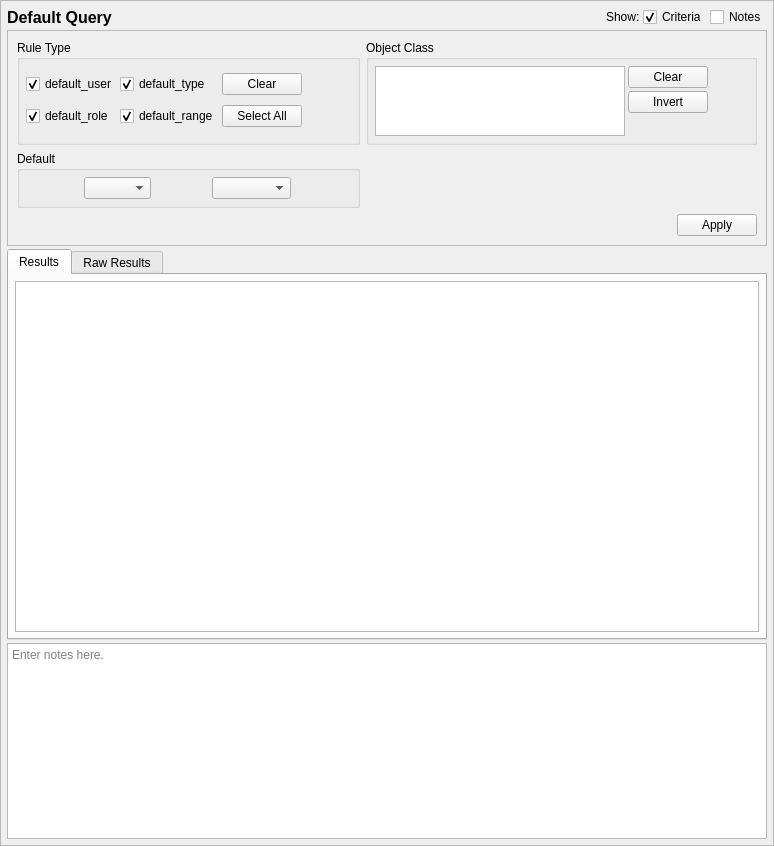
<?xml version="1.0" encoding="UTF-8"?>
<ui version="4.0">
 <class>DefaultQueryTab_ui</class>
 <widget class="QScrollArea" name="DefaultQueryTab_ui">
  <property name="geometry">
   <rect>
    <x>0</x>
    <y>0</y>
    <width>774</width>
    <height>846</height>
   </rect>
  </property>
  <property name="sizeAdjustPolicy">
   <enum>QAbstractScrollArea::AdjustToContents</enum>
  </property>
  <property name="widgetResizable">
   <bool>true</bool>
  </property>
  <widget class="QWidget" name="contents">
   <property name="geometry">
    <rect>
     <x>0</x>
     <y>0</y>
     <width>772</width>
     <height>844</height>
    </rect>
   </property>
   <property name="minimumSize">
    <size>
     <width>0</width>
     <height>0</height>
    </size>
   </property>
   <layout class="QGridLayout" name="gridLayout_9">
    <property name="leftMargin">
     <number>6</number>
    </property>
    <property name="topMargin">
     <number>6</number>
    </property>
    <property name="rightMargin">
     <number>6</number>
    </property>
    <property name="bottomMargin">
     <number>6</number>
    </property>
    <property name="spacing">
     <number>3</number>
    </property>
    <item row="0" column="3">
     <widget class="QCheckBox" name="criteria_expander">
      <property name="toolTip">
       <string>Show or hide the search criteria (no settings are lost)</string>
      </property>
      <property name="text">
       <string>Criteria</string>
      </property>
      <property name="checked">
       <bool>true</bool>
      </property>
     </widget>
    </item>
    <item row="0" column="0">
     <widget class="QLabel" name="label">
      <property name="sizePolicy">
       <sizepolicy hsizetype="Preferred" vsizetype="Fixed">
        <horstretch>0</horstretch>
        <verstretch>0</verstretch>
       </sizepolicy>
      </property>
      <property name="maximumSize">
       <size>
        <width>16777215</width>
        <height>20</height>
       </size>
      </property>
      <property name="font">
       <font>
        <pointsize>12</pointsize>
        <weight>75</weight>
        <bold>true</bold>
       </font>
      </property>
      <property name="text">
       <string>Default Query</string>
      </property>
     </widget>
    </item>
    <item row="0" column="1">
     <spacer name="horizontalSpacer_8">
      <property name="orientation">
       <enum>Qt::Horizontal</enum>
      </property>
      <property name="sizeHint" stdset="0">
       <size>
        <width>40</width>
        <height>20</height>
       </size>
      </property>
     </spacer>
    </item>
    <item row="5" column="0" colspan="5">
     <widget class="QTextEdit" name="notes">
      <property name="sizePolicy">
       <sizepolicy hsizetype="Preferred" vsizetype="Preferred">
        <horstretch>0</horstretch>
        <verstretch>1</verstretch>
       </sizepolicy>
      </property>
      <property name="minimumSize">
       <size>
        <width>0</width>
        <height>80</height>
       </size>
      </property>
      <property name="toolTip">
       <string>Optionally enter notes here about the query.</string>
      </property>
      <property name="placeholderText">
       <string>Enter notes here.</string>
      </property>
     </widget>
    </item>
    <item row="0" column="4">
     <widget class="QCheckBox" name="notes_expander">
      <property name="toolTip">
       <string>Show or hide the notes field (no data is lost)</string>
      </property>
      <property name="text">
       <string>Notes</string>
      </property>
     </widget>
    </item>
    <item row="4" column="0" colspan="5">
     <widget class="QTabWidget" name="results_frame">
      <property name="sizePolicy">
       <sizepolicy hsizetype="Preferred" vsizetype="MinimumExpanding">
        <horstretch>0</horstretch>
        <verstretch>2</verstretch>
       </sizepolicy>
      </property>
      <property name="currentIndex">
       <number>0</number>
      </property>
      <widget class="QWidget" name="results_framePage1">
       <property name="sizePolicy">
        <sizepolicy hsizetype="Preferred" vsizetype="MinimumExpanding">
         <horstretch>0</horstretch>
         <verstretch>0</verstretch>
        </sizepolicy>
       </property>
       <attribute name="title">
        <string>Results</string>
       </attribute>
       <layout class="QVBoxLayout" name="verticalLayout_3">
        <property name="leftMargin">
         <number>6</number>
        </property>
        <property name="topMargin">
         <number>6</number>
        </property>
        <property name="rightMargin">
         <number>6</number>
        </property>
        <property name="bottomMargin">
         <number>6</number>
        </property>
        <item>
         <widget class="QTableView" name="table_results">
          <property name="sizePolicy">
           <sizepolicy hsizetype="Preferred" vsizetype="MinimumExpanding">
            <horstretch>0</horstretch>
            <verstretch>0</verstretch>
           </sizepolicy>
          </property>
          <property name="sizeAdjustPolicy">
           <enum>QAbstractScrollArea::AdjustIgnored</enum>
          </property>
          <property name="alternatingRowColors">
           <bool>true</bool>
          </property>
          <property name="sortingEnabled">
           <bool>true</bool>
          </property>
         </widget>
        </item>
       </layout>
      </widget>
      <widget class="QWidget" name="results_framePage2">
       <property name="sizePolicy">
        <sizepolicy hsizetype="Preferred" vsizetype="MinimumExpanding">
         <horstretch>0</horstretch>
         <verstretch>0</verstretch>
        </sizepolicy>
       </property>
       <attribute name="title">
        <string>Raw Results</string>
       </attribute>
       <layout class="QVBoxLayout" name="verticalLayout_2">
        <property name="leftMargin">
         <number>6</number>
        </property>
        <property name="topMargin">
         <number>6</number>
        </property>
        <property name="rightMargin">
         <number>6</number>
        </property>
        <property name="bottomMargin">
         <number>6</number>
        </property>
        <item>
         <widget class="QPlainTextEdit" name="raw_results">
          <property name="sizePolicy">
           <sizepolicy hsizetype="Preferred" vsizetype="MinimumExpanding">
            <horstretch>0</horstretch>
            <verstretch>0</verstretch>
           </sizepolicy>
          </property>
          <property name="minimumSize">
           <size>
            <width>0</width>
            <height>0</height>
           </size>
          </property>
          <property name="font">
           <font>
            <family>Monospace</family>
           </font>
          </property>
          <property name="documentTitle">
           <string/>
          </property>
          <property name="lineWrapMode">
           <enum>QPlainTextEdit::NoWrap</enum>
          </property>
          <property name="readOnly">
           <bool>true</bool>
          </property>
         </widget>
        </item>
       </layout>
      </widget>
     </widget>
    </item>
    <item row="0" column="2">
     <widget class="QLabel" name="label_2">
      <property name="sizePolicy">
       <sizepolicy hsizetype="Preferred" vsizetype="Fixed">
        <horstretch>0</horstretch>
        <verstretch>0</verstretch>
       </sizepolicy>
      </property>
      <property name="text">
       <string>Show:</string>
      </property>
     </widget>
    </item>
    <item row="1" column="0" colspan="5">
     <widget class="QFrame" name="criteria_frame">
      <property name="sizePolicy">
       <sizepolicy hsizetype="Preferred" vsizetype="Preferred">
        <horstretch>0</horstretch>
        <verstretch>1</verstretch>
       </sizepolicy>
      </property>
      <property name="maximumSize">
       <size>
        <width>16777215</width>
        <height>16777215</height>
       </size>
      </property>
      <property name="frameShape">
       <enum>QFrame::StyledPanel</enum>
      </property>
      <property name="frameShadow">
       <enum>QFrame::Raised</enum>
      </property>
      <layout class="QGridLayout" name="gridLayout_2">
       <item row="0" column="0">
        <widget class="QGroupBox" name="ruletype_criteria">
         <property name="sizePolicy">
          <sizepolicy hsizetype="Preferred" vsizetype="Preferred">
           <horstretch>0</horstretch>
           <verstretch>0</verstretch>
          </sizepolicy>
         </property>
         <property name="maximumSize">
          <size>
           <width>16777215</width>
           <height>150</height>
          </size>
         </property>
         <property name="title">
          <string>Rule Type</string>
         </property>
         <layout class="QGridLayout" name="gridLayout">
          <property name="leftMargin">
           <number>6</number>
          </property>
          <property name="topMargin">
           <number>6</number>
          </property>
          <property name="rightMargin">
           <number>6</number>
          </property>
          <property name="bottomMargin">
           <number>6</number>
          </property>
          <property name="spacing">
           <number>3</number>
          </property>
          <item row="0" column="3">
           <widget class="QPushButton" name="clear_ruletypes">
            <property name="text">
             <string>Clear</string>
            </property>
            <property name="checkable">
             <bool>false</bool>
            </property>
           </widget>
          </item>
          <item row="0" column="4">
           <spacer name="horizontalSpacer">
            <property name="orientation">
             <enum>Qt::Horizontal</enum>
            </property>
            <property name="sizeHint" stdset="0">
             <size>
              <width>40</width>
              <height>20</height>
             </size>
            </property>
           </spacer>
          </item>
          <item row="1" column="3">
           <widget class="QPushButton" name="all_ruletypes">
            <property name="text">
             <string>Select All</string>
            </property>
           </widget>
          </item>
          <item row="0" column="0">
           <widget class="QCheckBox" name="default_user">
            <property name="enabled">
             <bool>true</bool>
            </property>
            <property name="text">
             <string>default_user</string>
            </property>
            <property name="checked">
             <bool>true</bool>
            </property>
           </widget>
          </item>
          <item row="1" column="0">
           <widget class="QCheckBox" name="default_role">
            <property name="text">
             <string>default_role</string>
            </property>
            <property name="checked">
             <bool>true</bool>
            </property>
           </widget>
          </item>
          <item row="0" column="1">
           <widget class="QCheckBox" name="default_type">
            <property name="text">
             <string>default_type</string>
            </property>
            <property name="checked">
             <bool>true</bool>
            </property>
           </widget>
          </item>
          <item row="1" column="1">
           <widget class="QCheckBox" name="default_range">
            <property name="text">
             <string>default_range</string>
            </property>
            <property name="checked">
             <bool>true</bool>
            </property>
           </widget>
          </item>
         </layout>
        </widget>
       </item>
       <item row="2" column="0" colspan="2">
        <widget class="QDialogButtonBox" name="buttonBox">
         <property name="standardButtons">
          <set>QDialogButtonBox::Apply</set>
         </property>
        </widget>
       </item>
       <item row="0" column="1">
        <widget class="QGroupBox" name="class_criteria">
         <property name="title">
          <string>Object Class</string>
         </property>
         <layout class="QGridLayout" name="gridLayout_7">
          <property name="leftMargin">
           <number>6</number>
          </property>
          <property name="topMargin">
           <number>6</number>
          </property>
          <property name="rightMargin">
           <number>6</number>
          </property>
          <property name="bottomMargin">
           <number>6</number>
          </property>
          <property name="spacing">
           <number>3</number>
          </property>
          <item row="0" column="2">
           <spacer name="horizontalSpacer_4">
            <property name="orientation">
             <enum>Qt::Horizontal</enum>
            </property>
            <property name="sizeHint" stdset="0">
             <size>
              <width>40</width>
              <height>20</height>
             </size>
            </property>
           </spacer>
          </item>
          <item row="0" column="1">
           <widget class="QPushButton" name="clear_class">
            <property name="text">
             <string>Clear</string>
            </property>
           </widget>
          </item>
          <item row="1" column="1">
           <widget class="QPushButton" name="invert_class">
            <property name="text">
             <string>Invert</string>
            </property>
           </widget>
          </item>
          <item row="2" column="1">
           <spacer name="verticalSpacer_2">
            <property name="orientation">
             <enum>Qt::Vertical</enum>
            </property>
            <property name="sizeHint" stdset="0">
             <size>
              <width>20</width>
              <height>40</height>
             </size>
            </property>
           </spacer>
          </item>
          <item row="0" column="0" rowspan="3">
           <widget class="QListView" name="tclass">
            <property name="sizePolicy">
             <sizepolicy hsizetype="Expanding" vsizetype="Preferred">
              <horstretch>0</horstretch>
              <verstretch>0</verstretch>
             </sizepolicy>
            </property>
            <property name="maximumSize">
             <size>
              <width>250</width>
              <height>16777215</height>
             </size>
            </property>
            <property name="toolTip">
             <string>Match the object class of the rule.</string>
            </property>
            <property name="selectionMode">
             <enum>QAbstractItemView::ExtendedSelection</enum>
            </property>
           </widget>
          </item>
         </layout>
        </widget>
       </item>
       <item row="1" column="0">
        <widget class="QGroupBox" name="default_criteria">
         <property name="maximumSize">
          <size>
           <width>16777215</width>
           <height>100</height>
          </size>
         </property>
         <property name="title">
          <string>Default</string>
         </property>
         <layout class="QGridLayout" name="gridLayout_5">
          <property name="leftMargin">
           <number>6</number>
          </property>
          <property name="topMargin">
           <number>6</number>
          </property>
          <property name="rightMargin">
           <number>6</number>
          </property>
          <property name="bottomMargin">
           <number>6</number>
          </property>
          <property name="spacing">
           <number>3</number>
          </property>
          <item row="0" column="1">
           <widget class="QComboBox" name="default_range_2">
            <property name="sizePolicy">
             <sizepolicy hsizetype="Fixed" vsizetype="Fixed">
              <horstretch>0</horstretch>
              <verstretch>0</verstretch>
             </sizepolicy>
            </property>
            <item>
             <property name="text">
              <string/>
             </property>
            </item>
            <item>
             <property name="text">
              <string>low</string>
             </property>
            </item>
            <item>
             <property name="text">
              <string>high</string>
             </property>
            </item>
            <item>
             <property name="text">
              <string>low_high</string>
             </property>
            </item>
           </widget>
          </item>
          <item row="0" column="0">
           <widget class="QComboBox" name="default_2">
            <property name="sizePolicy">
             <sizepolicy hsizetype="Fixed" vsizetype="Fixed">
              <horstretch>0</horstretch>
              <verstretch>0</verstretch>
             </sizepolicy>
            </property>
            <item>
             <property name="text">
              <string/>
             </property>
            </item>
            <item>
             <property name="text">
              <string>source</string>
             </property>
            </item>
            <item>
             <property name="text">
              <string>target</string>
             </property>
            </item>
           </widget>
          </item>
         </layout>
        </widget>
       </item>
      </layout>
     </widget>
    </item>
   </layout>
  </widget>
 </widget>
 <tabstops>
  <tabstop>criteria_expander</tabstop>
  <tabstop>notes_expander</tabstop>
  <tabstop>default_user</tabstop>
  <tabstop>default_type</tabstop>
  <tabstop>default_role</tabstop>
  <tabstop>default_range</tabstop>
  <tabstop>clear_ruletypes</tabstop>
  <tabstop>all_ruletypes</tabstop>
  <tabstop>tclass</tabstop>
  <tabstop>clear_class</tabstop>
  <tabstop>invert_class</tabstop>
  <tabstop>default_2</tabstop>
  <tabstop>default_range_2</tabstop>
  <tabstop>results_frame</tabstop>
  <tabstop>table_results</tabstop>
  <tabstop>raw_results</tabstop>
  <tabstop>notes</tabstop>
 </tabstops>
 <resources/>
 <connections>
  <connection>
   <sender>criteria_expander</sender>
   <signal>toggled(bool)</signal>
   <receiver>criteria_frame</receiver>
   <slot>setVisible(bool)</slot>
   <hints>
    <hint type="sourcelabel">
     <x>629</x>
     <y>16</y>
    </hint>
    <hint type="destinationlabel">
     <x>379</x>
     <y>239</y>
    </hint>
   </hints>
  </connection>
  <connection>
   <sender>notes_expander</sender>
   <signal>toggled(bool)</signal>
   <receiver>notes</receiver>
   <slot>setVisible(bool)</slot>
   <hints>
    <hint type="sourcelabel">
     <x>735</x>
     <y>16</y>
    </hint>
    <hint type="destinationlabel">
     <x>386</x>
     <y>776</y>
    </hint>
   </hints>
  </connection>
  <connection>
   <sender>clear_class</sender>
   <signal>clicked()</signal>
   <receiver>tclass</receiver>
   <slot>clearSelection()</slot>
   <hints>
    <hint type="sourcelabel">
     <x>318</x>
     <y>164</y>
    </hint>
    <hint type="destinationlabel">
     <x>150</x>
     <y>188</y>
    </hint>
   </hints>
  </connection>
 </connections>
</ui>
